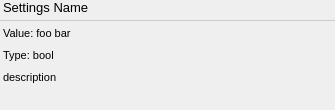
<?xml version="1.0" encoding="UTF-8"?>
<ui version="4.0">
 <class>Item</class>
 <widget class="QWidget" name="Item">
  <property name="geometry">
   <rect>
    <x>0</x>
    <y>0</y>
    <width>335</width>
    <height>110</height>
   </rect>
  </property>
  <property name="sizePolicy">
   <sizepolicy hsizetype="Preferred" vsizetype="Minimum">
    <horstretch>0</horstretch>
    <verstretch>0</verstretch>
   </sizepolicy>
  </property>
  <property name="windowTitle">
   <string>Form</string>
  </property>
  <property name="styleSheet">
   <string notr="true">QLabel{
   font-size: 11px;
   margin-bottom: 3px
}
</string>
  </property>
  <layout class="QVBoxLayout" name="verticalLayout" stretch="0,0,0,0,1">
   <property name="margin">
    <number>0</number>
   </property>
   <item>
    <layout class="QVBoxLayout" name="verticalLayout_2">
     <property name="spacing">
      <number>0</number>
     </property>
     <item>
      <widget class="QLabel" name="name">
       <property name="sizePolicy">
        <sizepolicy hsizetype="Expanding" vsizetype="Maximum">
         <horstretch>0</horstretch>
         <verstretch>0</verstretch>
        </sizepolicy>
       </property>
       <property name="styleSheet">
        <string notr="true">font-size: 13px;</string>
       </property>
       <property name="text">
        <string>Settings Name</string>
       </property>
       <property name="alignment">
        <set>Qt::AlignLeading|Qt::AlignLeft|Qt::AlignVCenter</set>
       </property>
       <property name="wordWrap">
        <bool>true</bool>
       </property>
      </widget>
     </item>
     <item>
      <widget class="Line" name="line">
       <property name="styleSheet">
        <string notr="true">border: none;
border-bottom-color: rgba(150,150,150,100);
border-bottom-width: 1px;
border-bottom-style: solid;</string>
       </property>
       <property name="orientation">
        <enum>Qt::Horizontal</enum>
       </property>
      </widget>
     </item>
    </layout>
   </item>
   <item>
    <widget class="QLabel" name="value">
     <property name="sizePolicy">
      <sizepolicy hsizetype="Expanding" vsizetype="Maximum">
       <horstretch>0</horstretch>
       <verstretch>0</verstretch>
      </sizepolicy>
     </property>
     <property name="text">
      <string>Value: foo bar</string>
     </property>
     <property name="alignment">
      <set>Qt::AlignLeading|Qt::AlignLeft|Qt::AlignVCenter</set>
     </property>
     <property name="wordWrap">
      <bool>true</bool>
     </property>
     <property name="textInteractionFlags">
      <set>Qt::LinksAccessibleByMouse|Qt::TextSelectableByMouse</set>
     </property>
    </widget>
   </item>
   <item>
    <widget class="QLabel" name="type">
     <property name="sizePolicy">
      <sizepolicy hsizetype="Expanding" vsizetype="Maximum">
       <horstretch>0</horstretch>
       <verstretch>0</verstretch>
      </sizepolicy>
     </property>
     <property name="text">
      <string>Type: bool</string>
     </property>
     <property name="alignment">
      <set>Qt::AlignLeading|Qt::AlignLeft|Qt::AlignVCenter</set>
     </property>
     <property name="wordWrap">
      <bool>true</bool>
     </property>
     <property name="textInteractionFlags">
      <set>Qt::LinksAccessibleByMouse|Qt::TextSelectableByMouse</set>
     </property>
    </widget>
   </item>
   <item>
    <widget class="QLabel" name="description">
     <property name="maximumSize">
      <size>
       <width>350</width>
       <height>16777215</height>
      </size>
     </property>
     <property name="text">
      <string>&lt;!DOCTYPE HTML PUBLIC &quot;-//W3C//DTD HTML 4.0//EN&quot; &quot;http://www.w3.org/TR/REC-html40/strict.dtd&quot;&gt;
&lt;html&gt;&lt;head&gt;&lt;meta name=&quot;qrichtext&quot; content=&quot;1&quot; /&gt;&lt;style type=&quot;text/css&quot;&gt;
p, li { white-space: pre-wrap; }
&lt;/style&gt;&lt;/head&gt;&lt;body style=&quot; font-family:'Lucida Grande'; font-weight:400; font-style:normal;&quot;&gt;
&lt;p style=&quot; margin-top:0px; margin-bottom:0px; margin-left:0px; margin-right:0px; -qt-block-indent:0; text-indent:0px;&quot;&gt;description&lt;/p&gt;&lt;/body&gt;&lt;/html&gt;</string>
     </property>
     <property name="textFormat">
      <enum>Qt::RichText</enum>
     </property>
     <property name="alignment">
      <set>Qt::AlignLeading|Qt::AlignLeft|Qt::AlignVCenter</set>
     </property>
     <property name="wordWrap">
      <bool>true</bool>
     </property>
     <property name="textInteractionFlags">
      <set>Qt::LinksAccessibleByMouse|Qt::TextSelectableByMouse</set>
     </property>
    </widget>
   </item>
   <item>
    <spacer name="verticalSpacer">
     <property name="orientation">
      <enum>Qt::Vertical</enum>
     </property>
     <property name="sizeHint" stdset="0">
      <size>
       <width>20</width>
       <height>0</height>
      </size>
     </property>
    </spacer>
   </item>
  </layout>
 </widget>
 <resources>
  <include location="resources.qrc"/>
 </resources>
 <connections/>
</ui>
